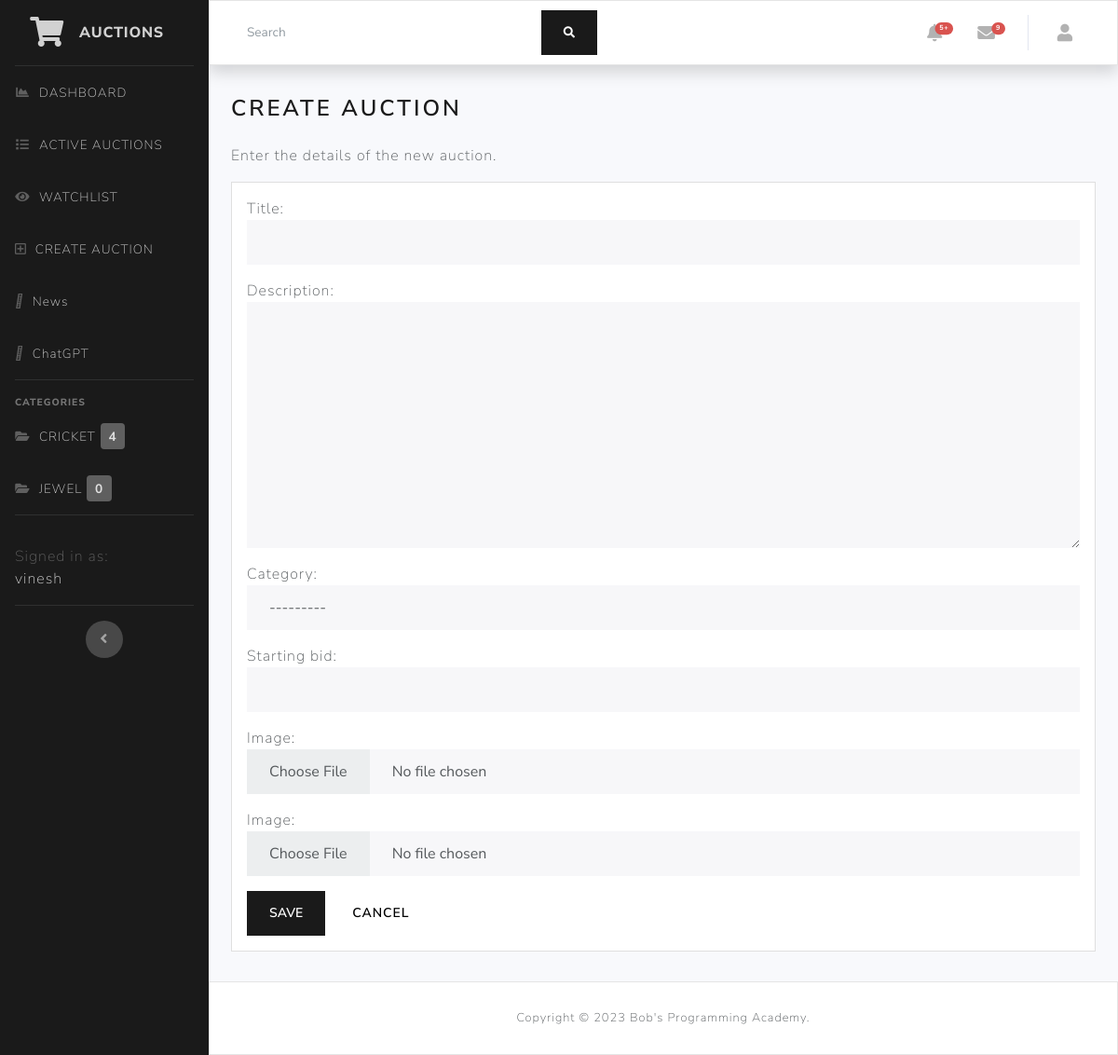
Page /auction/create (signed in) on the committed database.
### auctions/models.py (models this page shows)
class Category(models.Model):
    category_name = models.CharField(max_length=50)
    class Meta:
        verbose_name = 'Category'
        verbose_name_plural = 'Categories'
    def __str__(self):
        return f'{self.category_name}'
    @property
    def count_active_auctions(self):
        return Auction.objects.filter(category=self).count()

class User(AbstractUser):
    def __str__(self):
        return f'{self.username}'

### auctions/views.py (the view)
# urls.py: path('auction/create', views.auction_create, name='auction_create'),
@login_required
def auction_create(request):
    ImageFormSet = forms.modelformset_factory(Image, form=ImageForm, extra=2)
    if request.method == 'POST':
        auction_form = AuctionForm(request.POST, request.FILES)
        image_form = ImageFormSet(request.POST, request.FILES, queryset=Image.objects.none())
        if auction_form.is_valid() and image_form.is_valid():
            new_auction = auction_form.save(commit=False)
            new_auction.creator = request.user
            new_auction.save()
            for auction_form in image_form.cleaned_data:
                if auction_form:
                    image = auction_form['image']
                    new_image = Image(auction=new_auction, image=image)
                    new_image.save()
            return render(request, 'auction_create.html', {
                'categories': Category.objects.all(),
                'auction_form': AuctionForm(),
                'image_form': ImageFormSet(queryset=Image.objects.none()),
                'title': 'Create Auction',
                'success': True
            })
        else:
            return render(request, 'auction_create.html', {
                'categories': Category.objects.all(),
                'auction_form': AuctionForm(),
                'image_form': ImageFormSet(queryset=Image.objects.none()),
                'title': 'Create Auction',
            })
    else:
        return render(request, 'auction_create.html', {
            'categories': Category.objects.all(),
            'auction_form': AuctionForm(),
            'image_form': ImageFormSet(queryset=Image.objects.none()),
            'title': 'Create Auction',
        })

### auctions/forms.py
class AuctionForm(forms.ModelForm):
    class Meta:
        model = Auction
        fields = ['title', 'description', 'category', 'starting_bid']
    def __init__(self, *args, **kwargs):
        super(AuctionForm, self).__init__(*args, **kwargs)
        for visible in self.visible_fields():
            visible.field.widget.attrs['class'] = 'form-control'

### templates/auction_create.html (shortened to what this page needs)
{% extends 'base.html' %}
{% block categories %}
    <hr class='sidebar-divider'>
    <div class='sidebar-heading'>
        Categories
    </div>
    {% for category in categories %}
        <li class='nav-item'>
            <a class='nav-link' href="{% url 'category_details_view' category.category_name %}">
                <i class='fas fa-fw fa-folder-open'></i>
                <span class='text-uppercase'>{{ category }}</span>
                <span class='badge-custom'>
                    {{ category.count_active_auctions }}
                </span>
            </a>
        </li>
    {% endfor %}
{% endblock %}
{% block body %}
    {% if success %}
        <br>
        <div id='success-alert' class='alert alert-success' role='alert'>
            The new auction created successfully.
        </div>
    {% else %}
        <h1 class='h3 mb-4 text-gray-800'>Create Auction</h1>
        <p>Enter the details of the new auction.</p>
        <div class='card mb-4'>
            <div class='card-body'>
                <div class='form-group'>
                    <form action="{% url 'auction_create' %}" method='POST' enctype='multipart/form-data'>
                        <div class='form-group'>
                            {{ auction_form.as_p }}
                            {% for form in image_form %}
                                {{ form.as_p }}
                            {% endfor %}
                            <button type='submit' class='btn btn-primary'>
                                Save
                            </button>
                            <a href="{% url 'active_auctions_view' %}" class='btn btn-secondary'>
                                Cancel
                            </a>
                        </div>
                    </form>
                </div>
            </div>
        </div>
    {% endif %}
{% endblock %}

### templates/base.html (shortened to what this page needs)
{% load static %}
<!DOCTYPE html>
<html lang='en'>
    <head>
        <link href='https://cdnjs.cloudflare.com/ajax/libs/font-awesome/5.8.2/css/all.min.css' rel='stylesheet'>
        <link href='https://cdn.jsdelivr.net/npm/bootstrap-icons@1.5.0/font/bootstrap-icons.css' rel='stylesheet' />
        <link href='{% static "css/bootstrap.min.css" %}' rel='stylesheet'>
        <link href='{% static "css/styles.css" %}' rel='stylesheet'>
    </head>
    <body id='page-top'>
        <div id='wrapper'>
            <ul class='navbar-nav bg-primary sidebar sidebar-dark accordion' id='accordionSidebar'>
                <a class='sidebar-brand d-flex align-items-center justify-content-center' href="{% url 'index' %}">
                    <div class='sidebar-brand-icon'>
                        <i class='fas fa-shopping-cart'></i>
                    </div>
                    <div class='sidebar-brand-text mx-3'>
                        Auctions
                    </div>
                </a>
                <hr class='sidebar-divider my-0'>
                <li class='nav-item'>
                    <a class='nav-link' href="{% url 'index' %}">
                        <i class='fas fa-fw fa-chart-area'></i>
                        <span>DASHBOARD</span>
                    </a>
                </li>
                <li class='nav-item'>
                    <a class='nav-link' href="{% url 'active_auctions_view' %}">
                        <i class='fas fa-fw fa-list'></i>
                        <span>ACTIVE AUCTIONS</span>
                    </a>
                </li>
                {% if user.is_authenticated %}
                    <li class='nav-item'>
                        <a class='nav-link' href="{% url 'watchlist_view' %}">
                            <i class='fas fa-fw fa-eye'></i>
                            <span>WATCHLIST</span>
                        </a>
                    </li>
                    <li class='nav-item'>
                        <a class='nav-link' href="{% url 'auction_create' %}">
                            <i class='far fa-plus-square'></i>
                            <span>CREATE AUCTION</span>
                        </a>
                    </li>
                {% endif %}
                {% if user.is_authenticated %}
                    <li class='nav-item'>
                        <a class='nav-link' href="{% url 'news_index' %}">
                            <i class="fa-solid fa-newspaper"></i>
                            <span>News</span>
                        </a>
                    </li>
                    <li class='nav-item'>
                        <a class='nav-link' href="{% url 'chatgpt' %}">
                            <i class="fa-solid fa-newspaper"></i>
                            <span>ChatGPT</span>
                        </a>
                    </li>
                {% endif %}
                {% block categories %}
                {% endblock %}
                <hr class='sidebar-divider d-none d-md-block'>
                <li class='nav-item'>
                    <div class='nav-link'>
                        {% if user.is_authenticated %}
                            <div class='sidebar-text-gray'>Signed in as:</div>
                            <div class='sidebar-text-white'>{{ user.username }}</div>
                        {% else %}
                            <div class='sidebar-text-gray'>Not signed in.</div>
                        {% endif %}
                    </div>
                </li>
                <hr class='sidebar-divider d-none d-md-block'>
                <div class='text-center d-none d-md-inline'>
                    <button class='rounded-circle border-0' id='sidebarToggle'></button>
                </div>
            </ul>
            <div id='content-wrapper' class='d-flex flex-column'>
                <div id='content'>
                    <nav class='navbar navbar-expand navbar-light bg-light topbar mb-4 static-top shadow'>
                        <form class='d-none d-sm-inline-block form-inline me-auto ms-md-3 my-2 my-md-0 mw-100 navbar-search'>
                            <div class='input-group'>
                                <input type='text' class='form-control bg-light border-0 small' placeholder='Search' aria-label='Search' aria-describedby='basic-addon2'>
                                <div class='input-group-append'>
                                    <button class='btn btn-primary' type='button'>
                                        <i class='fas fa-search fa-sm'></i>
                                    </button>
                                </div>
                            </div>
                        </form>
                        <ul class='navbar-nav ms-auto'>
                            <li class='nav-item mx-1'>
                                <a class='nav-link' href='#'>
                                    <i class='fas fa-bell fa-fw fa-lg'></i>
                                    <span class='badge rounded-pill bg-danger badge-counter'>5+</span>
                                </a>
                            </li>
                            <li class='nav-item mx-1'>
                                <a class='nav-link' href='#'>
                                    <i class='fas fa-envelope fa-fw fa-lg'></i>
                                    <span class='badge rounded-pill bg-danger badge-counter'>9</span>
                                </a>
                            </li>
                            {% if user.is_authenticated %}
                                <li class='nav-item dropdown no-arrow'>
                                    <a class='nav-link dropdown-toggle' data-bs-toggle='dropdown' href='#' role='button' aria-haspopup='true' aria-expanded='false'>
                                        <i class='fas fa-user fa-fw fa-lg'></i>
                                    </a>
                                </li>
                            {% endif %}
                        </ul>
                    </nav>
                    <div class='container-fluid px-4 py-2'>
                        {% block body %}
                        {% endblock %}
                    </div>
                </div>
                <footer class='sticky-footer bg-light'>
                    <div class='container my-auto'>
                        <div class='copyright text-center my-auto'>
                            <span>
                                Copyright &copy; <script>document.write(new Date().getFullYear())</script> Bob's Programming Academy.
                            </span>
                        </div>
                    </div>
                </footer>
            </div>
        </div>
    </body>
</html>

### static/css/styles.css (style rules this page uses)
html { position: relative; min-height: 100%; }
body { height: 100%; }
.dropdown.no-arrow .dropdown-toggle::after { display: none; }
.rounded-circle { border-radius: 50% !important; }
.badge-custom { display: inline; padding: 0.35em 0.65em; font-size: 0.75em; font-weight: 700; line-height: 1; color: gba(255, 255, 255, 0.8); background-color: rgba(255, 255, 255, 0.3); text-align: center; white-space: nowrap; vertical-align: baseline; border-radius: 0.25rem; }
footer.sticky-footer { padding: 2rem 0; flex-shrink: 0; }
footer.sticky-footer .copyright { line-height: 1; font-size: 0.8rem; }
#wrapper { display: flex; }
#wrapper #content-wrapper { background-color: #f8f9fc; width: 100%; overflow-x: hidden; }
#wrapper #content-wrapper #content { flex: 1 0 auto; }
.sidebar { width: 6.5rem; min-height: 100vh; }
.sidebar .nav-item { position: relative; }
.sidebar .nav-item .nav-link { text-align: center; padding: 0.75rem 1rem; width: 6.5rem; }
.sidebar .nav-item .nav-link span { font-size: 0.65rem; display: block; }
.sidebar .nav-item .nav-link, .topbar .nav-item .nav-link { position: relative; }
.sidebar .nav-item .nav-link .badge-counter, .topbar .nav-item .nav-link .badge-counter { position: absolute; transform: scale(0.7); transform-origin: top right; right: .25rem; margin-top: -.25rem; }
.sidebar #sidebarToggle { width: 2.5rem; height: 2.5rem; text-align: center; margin-bottom: 1rem; cursor: pointer; }
.sidebar #sidebarToggle::after { font-weight: 900; content: '\f104'; font-family: 'Font Awesome 5 Free'; margin-right: 0.1rem; }
.sidebar .sidebar-brand { height: 4.375rem; text-decoration: none; font-size: 1rem; font-weight: 800; padding: 1.5rem 1rem; text-align: center; text-transform: uppercase; letter-spacing: 0.05rem; z-index: 1; }
.sidebar .sidebar-brand .sidebar-brand-icon i { font-size: 2rem; }
.sidebar .sidebar-brand .sidebar-brand-text { display: none; }
.sidebar .badge-custom { display: none !important; }
.sidebar hr.sidebar-divider { margin: 0 1rem 1rem; }
.sidebar .sidebar-heading { text-align: center; padding: 0 1rem; font-weight: 800; font-size: 0.65rem; }
.sidebar-dark .sidebar-brand { color: rgba(255, 255, 255, 0.8); }
.sidebar-dark hr.sidebar-divider { border-top: 1px solid rgba(255, 255, 255, 0.15); }
.sidebar-dark .sidebar-heading { color: rgba(255, 255, 255, 0.4); }
.sidebar-dark .nav-item .nav-link { color: rgba(255, 255, 255, 0.8); }
.sidebar-dark .nav-item .nav-link i { color: rgba(255, 255, 255, 0.3); }
.text-uppercase, .dropdown .dropdown-menu .dropdown-header, .sidebar .sidebar-heading { text-transform: uppercase !important; }
.sidebar-dark .nav-item .nav-link .sidebar-text-gray { color: rgba(255, 255, 255, 0.3); }
.sidebar-dark .nav-item .nav-link .sidebar-text-white { color: rgba(255, 255, 255, 0.8); }
.sidebar-dark #sidebarToggle { background-color: rgba(255, 255, 255, 0.2); }
.sidebar-dark #sidebarToggle::after { color: rgba(255, 255, 255, 0.5); }
@media (min-width: 768px) { .sidebar { width: 14rem !important; } }
@media (min-width: 768px) { .sidebar .nav-item .nav-link { display: block; width: 100%; text-align: left; padding: 1rem; width: 14rem; } }
@media (min-width: 768px) { .sidebar .nav-item .nav-link i { font-size: 0.85rem; margin-right: 0.25rem; } }
@media (min-width: 768px) { .sidebar .nav-item .nav-link span { font-size: 0.85rem; display: inline; } }
@media (min-width: 768px) { .sidebar .sidebar-brand .sidebar-brand-icon i { font-size: 2rem; } }
@media (min-width: 768px) { .sidebar .sidebar-brand .sidebar-brand-text { display: inline; } }
@media (min-width: 768px) { .sidebar .badge-custom { display: inline !important; } }
@media (min-width: 768px) { .sidebar .sidebar-heading { text-align: left; } }
.navbar-expand { flex-flow: row nowrap; justify-content: flex-start; }
.navbar-expand .navbar-nav { flex-direction: row; }
.navbar-expand .navbar-nav .nav-link { padding-right: 0.5rem; padding-left: 0.5rem; }
.topbar { height: 4.375rem; }
.topbar .navbar-search { width: 25rem; }
.topbar .navbar-search input { font-size: 0.85rem; height: auto; }
.topbar .nav-item .nav-link { height: 4.375rem; display: flex; align-items: center; padding: 0 0.75rem; }
.topbar .dropdown { position: static; }

### rows in the picture
Category: category_name "CRICKET", count_active_auctions "4"
Category: category_name "JEWEL", count_active_auctions "0"
User: username "vinesh"
